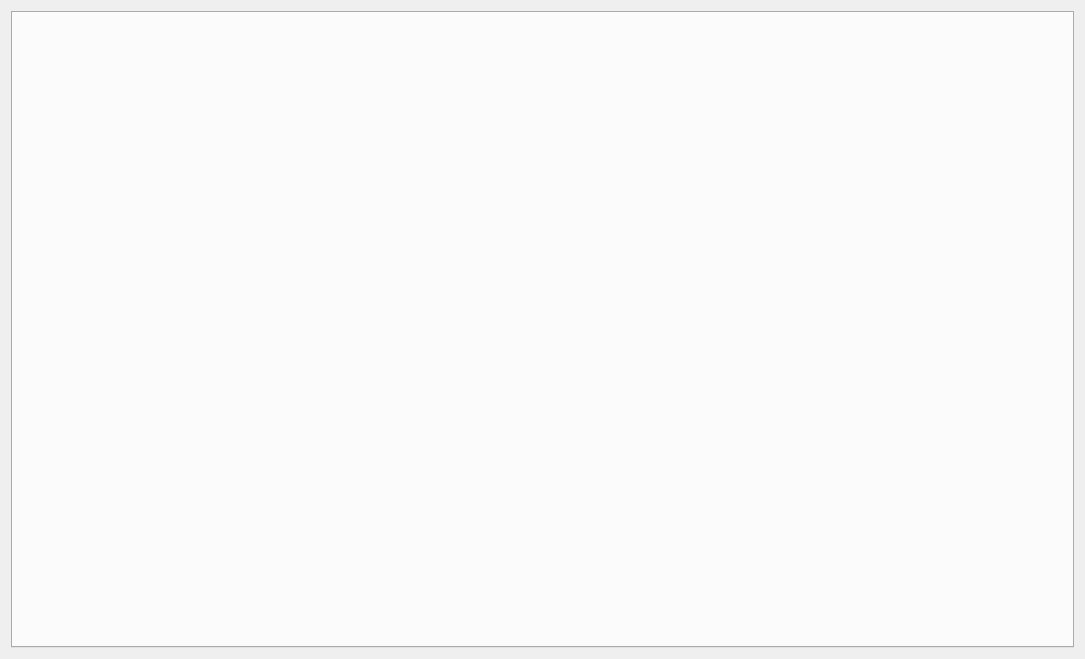
<?xml version="1.0" encoding="UTF-8"?>
<ui version="4.0">
 <class>HealthManagerWgt</class>
 <widget class="QWidget" name="HealthManagerWgt">
  <property name="geometry">
   <rect>
    <x>0</x>
    <y>0</y>
    <width>1085</width>
    <height>659</height>
   </rect>
  </property>
  <property name="windowTitle">
   <string>HealthManagerWgt</string>
  </property>
  <layout class="QHBoxLayout" name="horizontalLayout">
   <item>
    <widget class="QTabWidget" name="mainTabWidget">
     <property name="currentIndex">
      <number>-1</number>
     </property>
    </widget>
   </item>
  </layout>
 </widget>
 <layoutdefault spacing="6" margin="11"/>
 <resources/>
 <connections/>
</ui>
